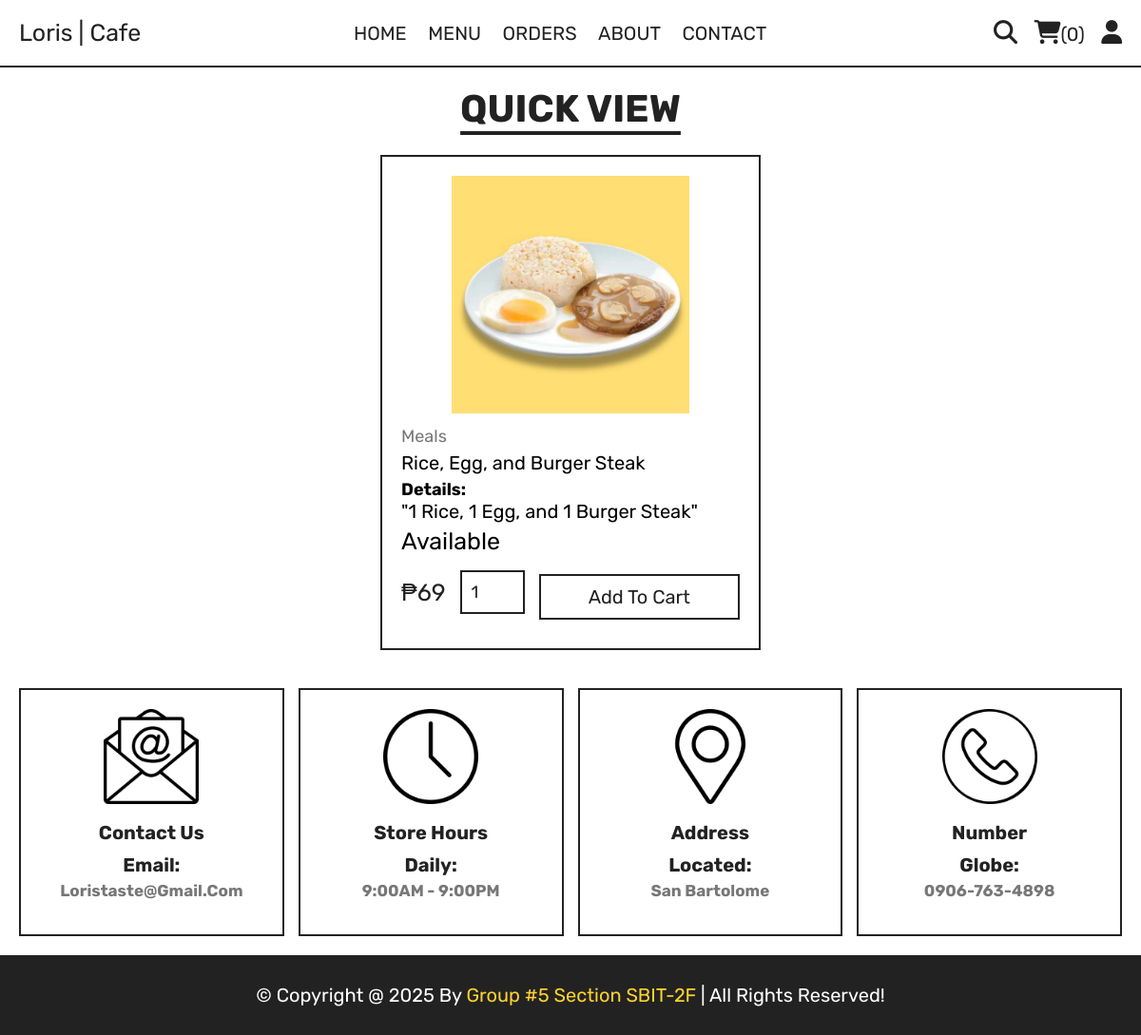
The page /quick_view.php?pid=1 on the database its author committed.
### tables this page shows
CREATE TABLE `products` (
  `id` int(100) NOT NULL,
  `name` varchar(100) NOT NULL,
  `details` varchar(500) NOT NULL,
  `category` varchar(100) NOT NULL,
  `price` varchar(100) NOT NULL,
  `med_price` varchar(50) NOT NULL,
  `large_price` varchar(50) NOT NULL,
  `image` varchar(100) NOT NULL,
  `availability` enum('Available','Not Available') DEFAULT 'Available'
);

### quick_view.php (the view, shortened to what this page needs)
<?php
include 'components/connect.php';
?>
<!DOCTYPE html>
<html lang="en">
<head>
   <link rel="stylesheet" href="https://cdnjs.cloudflare.com/ajax/libs/font-awesome/6.1.1/css/all.min.css">
   <link rel="stylesheet" href="css/style.css">
</head>
<body>
<?php include 'components/user_header.php'; ?>
<section class="quick-view">
   <h1 class="title">Quick View</h1>
   <?php
      $pid = $_GET['pid'];
      $select_products = $conn->prepare("SELECT * FROM `products` WHERE id = ?");
      $select_products->execute([$pid]);
      if($select_products->rowCount() > 0){
         while($fetch_products = $select_products->fetch(PDO::FETCH_ASSOC)){
   ?>
   <form action="" method="post" class="box">
      <img src="uploaded_img/<?= $fetch_products['image']; ?>" alt="">
      <a href="category.php?category=<?= $fetch_products['category']; ?>" class="cat"><?= $fetch_products['category']; ?></a>
      <div class="name"><?= $fetch_products['name']; ?></div>
      <h1 class="fntdtl">Details:</h1>
      <div class="details">"<?= $fetch_products['details']; ?>"</div>
      <div class="availability"><?= $fetch_products['availability']; ?></div>
      <div class="flex">
         <?php
            if ($fetch_products['availability'] == "Available") {
               if ($fetch_products['category'] == "Meals" || $fetch_products['category'] == "Snacks" || $fetch_products['category'] == "Pastries") {
                  echo '<div class="price">₱'.$fetch_products['price'].'</div>';
               }
               echo '<input type="number" name="qty" class="qty" min="1" max="99" value="1" maxlength="2">';
               echo '<button type="submit" name="add_to_cart" class="cart-btn">Add To Cart</button>';
            } else {
               echo '<p class="empty">Product is not currently available!</p>';
            }
         ?>
      </div>
   </form>
   <?php
         }
      }else{
         echo '<p class="empty">Product is not currently available!</p>';
      }
   ?>
</section>
<?php include 'components/footer.php'; ?>
</body>
</html>

### css/style.css (style rules this page uses)
:root { --yellow:#fed330; --red:#e74c3c; --white:#fff; --black:#222; --light-color:#777; --border:.2rem solid var(--black); --blue: #8cb8c4; --mema: #eae0c6; }
* { font-family: 'Rubik', sans-serif; margin:0; padding:0; box-sizing: border-box; outline: none; border: none; text-decoration: none; }
.fntdtl { font-size: large; }
.details { font-size: 2rem; font-style: normal; color: black; margin-bottom: 0.5rem; }
html { font-size: 62.5%; overflow-x: hidden; scroll-behavior: smooth; stop-opacity: 7rem; }
section { margin:0 auto; max-width: 1200px; padding:2rem; }
.title { text-align: center; margin-bottom: 2.5rem; font-size: 4rem; color:var(--black); text-transform: uppercase; text-decoration: underline; text-underline-offset: 1rem; }
.quick-view form { max-width: 40rem; padding:2rem; border:var(--border); position: relative; margin:0 auto; }
.quick-view form img { height: 25rem; width: 100%; object-fit: contain; margin-bottom: 1rem; }
.quick-view form .cat { font-size: 1.8rem; color:var(--light-color); }
.quick-view form .name { font-size: 2rem; margin:.5rem 0; }
.quick-view form .flex { display: flex; justify-content: space-between; align-items: center; gap:1.5rem; margin:1rem 0; }
.quick-view form .flex .price { font-size: 2.5rem; color:var(--black); }
.quick-view form .flex .qty { border:var(--border); padding:1rem; font-size: 1.8rem; color:var(--black); }
.quick-view form .cart-btn { width: 100%; padding:1rem 3rem; text-align: center; border:var(--border); font-size: 2rem; color:var(--black); cursor: pointer; text-transform: capitalize; background: none; margin-top: 1rem; }
.availability { font-size: 25px; }

### rows shown on the page
products: image (picture), category "Meals", name "Rice, Egg, and Burger Steak", details "1 Rice, 1 Egg, and 1 Burger Steak", availability "Available", price "69"

### other values the page prints
$total_cart_items "0"
